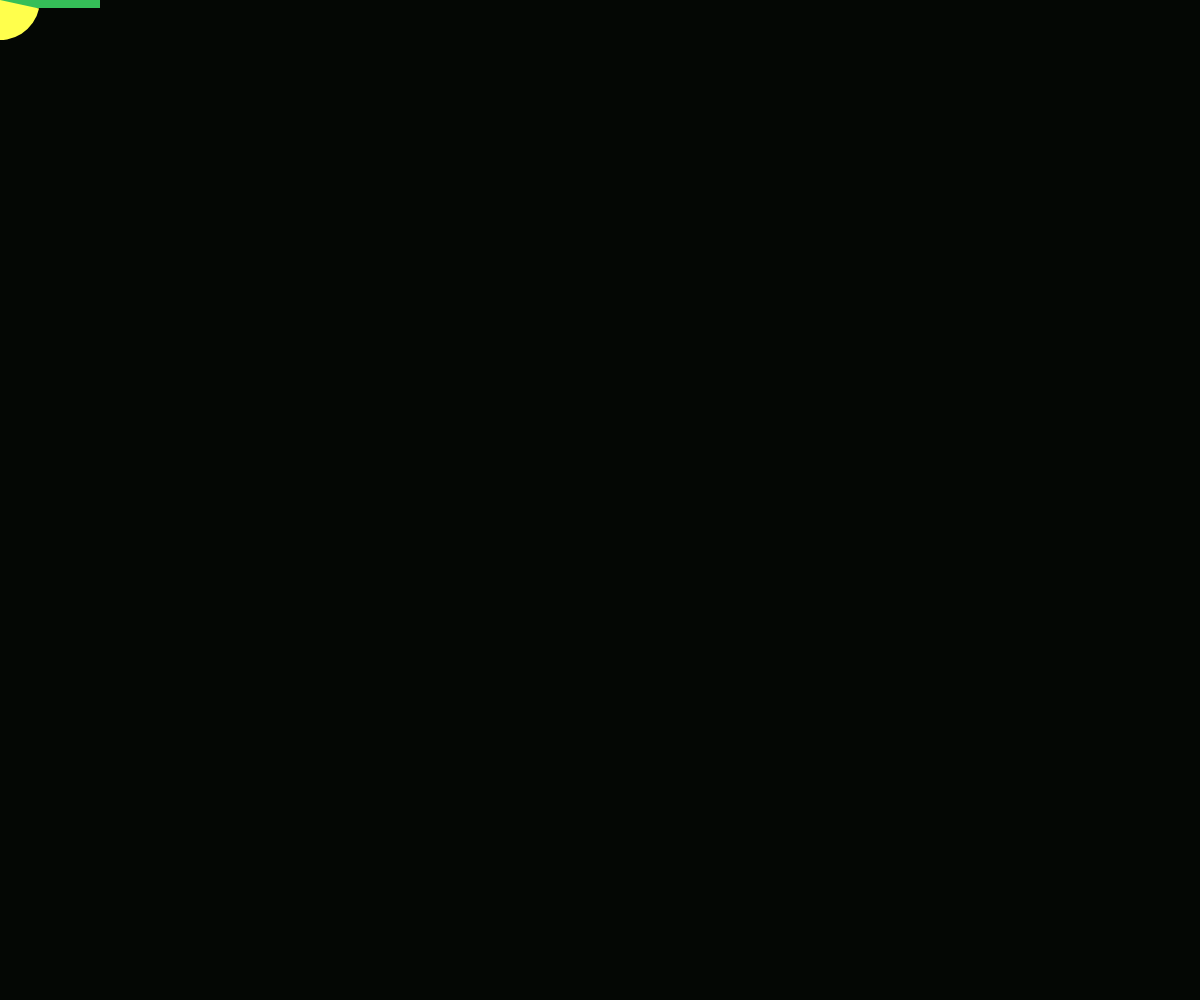
Frame 1 (no input)
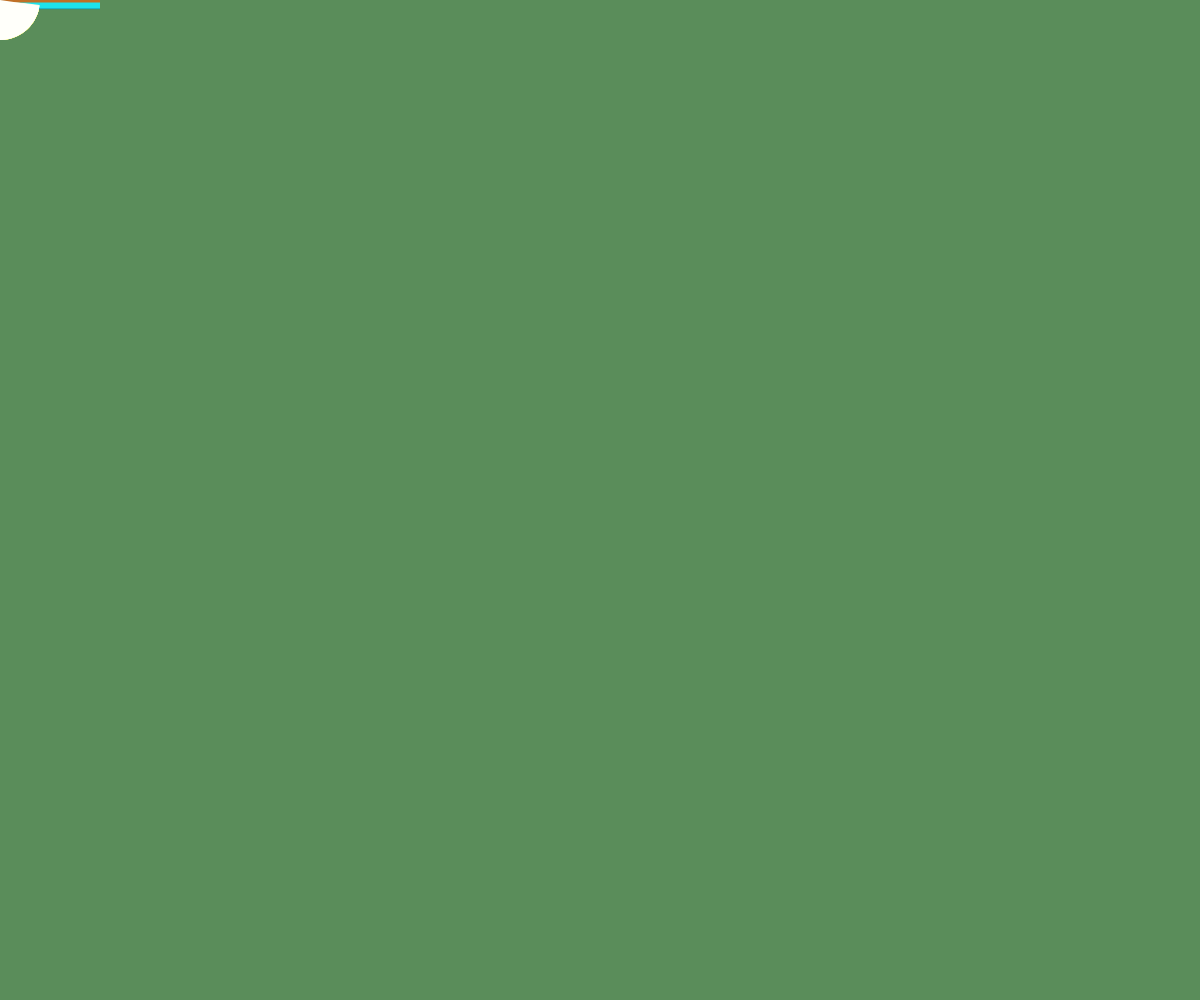
Frame 60 (no input)
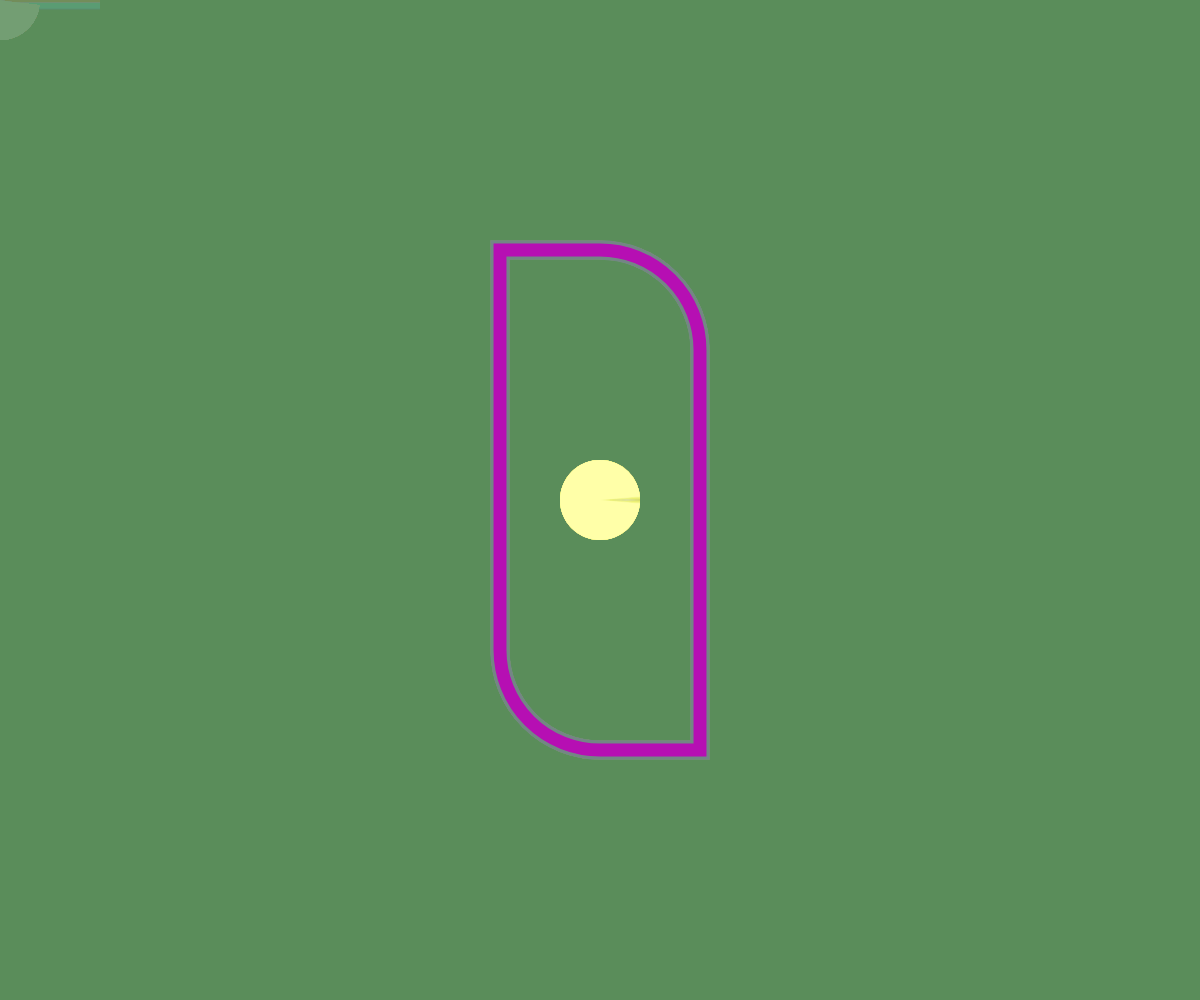
Frame 120 (the mouse pressed at the canvas centre since frame 60)

The p5.js sketch that drew these frames (run headless with seeded random() and noise() and a simulated clock; from frame 60 on, the mouse is pressed at the canvas centre):

// p5.js sketch
// ── sketch.js
function setup() {
  createCanvas(windowWidth, windowHeight);
  frameRate(60);
  background(0);
  rectMode(CENTER);
}

function draw() {
  background(100, random(100, 200), 100, 10);

  stroke(random(0, 255), random(0, 255), random(0, 255));
  strokeWeight(random(0, 20));
  noFill(0);
  rect(mouseX, mouseY, 200, mouseY, 0, mouseY, 0, mouseX);

  // Style the Pacman arc.
  noStroke();
  fill(255, 255, random(0, 255));

  // Update start and stop angles.
  let biteSize = PI / 16;
  let startAngle = biteSize * sin(frameCount * 0.1) + biteSize;
  let endAngle = TWO_PI - startAngle;

  // Draw the arc.
  arc(mouseX, mouseY, 80, 80, startAngle, endAngle, PIE);
}
